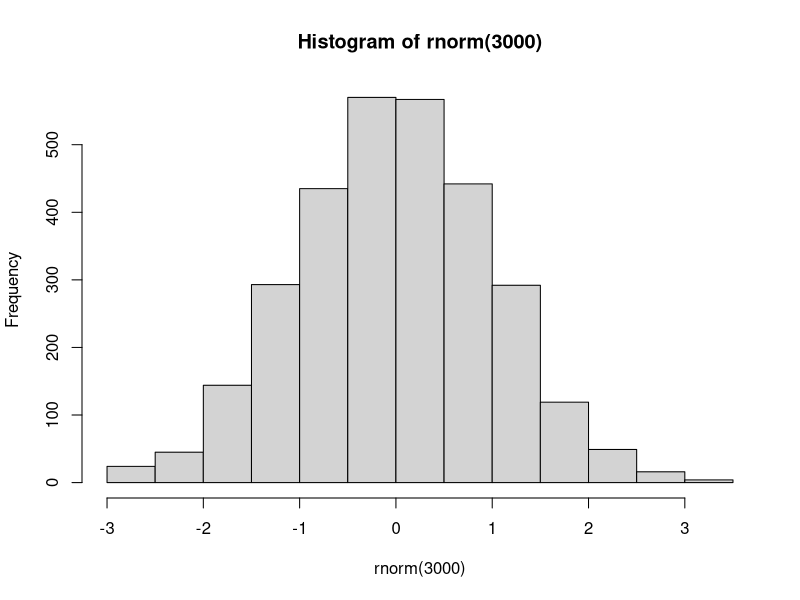

Generate this figure with R:
## ---- chunk 1
knitr::opts_chunk$set(echo = FALSE)
## ---- chunk 2
hist(rnorm(3000))
